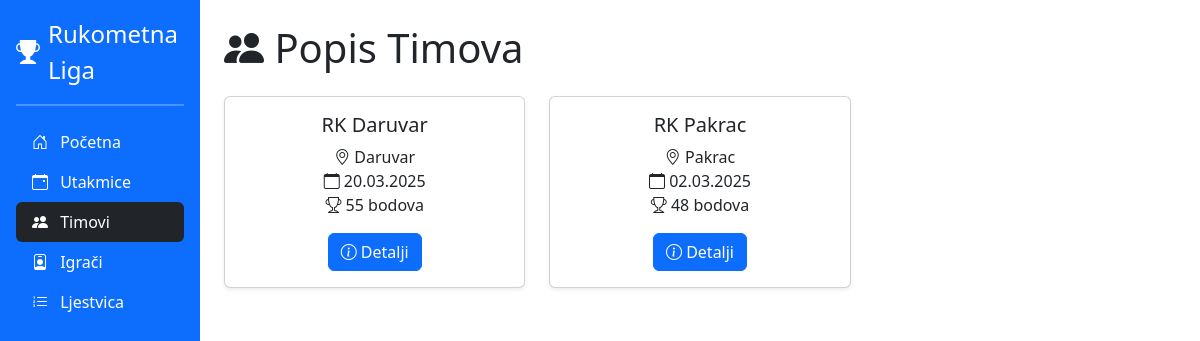
The page /timovi.php on the database as committed earlier.
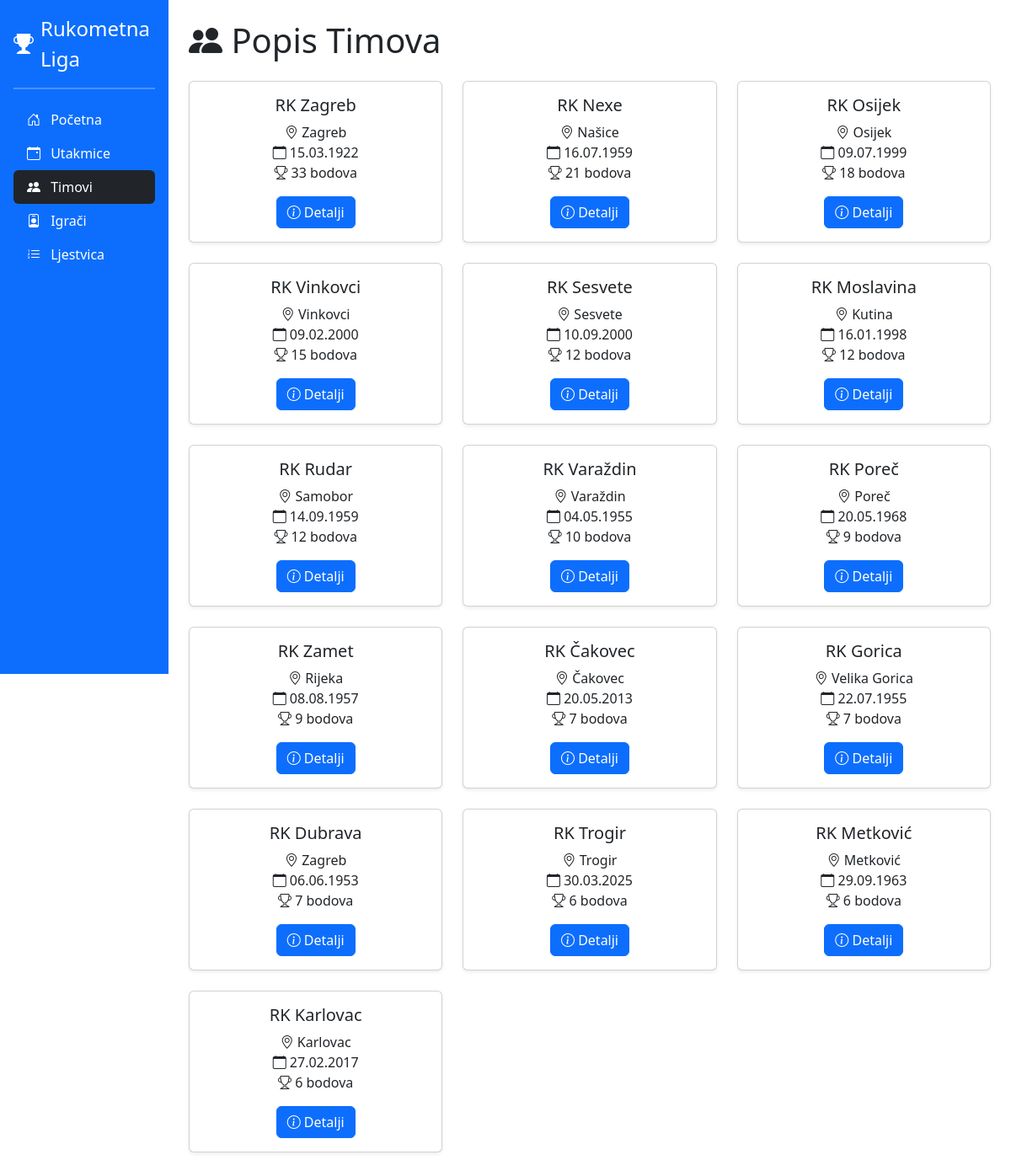
The same page on the database as committed later.
### tables this page shows
CREATE TABLE `klub` (
  `ID_kluba` int(11) NOT NULL,
  `naziv` varchar(25) NOT NULL,
  `mjesto` varchar(25) NOT NULL,
  `datum_osnivanja` datetime NOT NULL,
  `ukupni_bodovi` int(11) NOT NULL
);

### timovi.php (the view, shortened to what this page needs)
<?php
include("db_connection.php");
$sql = "SELECT ID_kluba, naziv, datum_osnivanja, mjesto, ukupni_bodovi FROM klub ORDER BY ukupni_bodovi DESC";
$result = mysqli_query($conn, $sql);
if (mysqli_num_rows($result) > 0) {
    $klubovi = mysqli_fetch_all($result, MYSQLI_ASSOC);
} else {
    $klubovi = [];
}
?>
<!DOCTYPE html>
<html lang="hr">
<head>
    <link href="https://cdn.jsdelivr.net/npm/bootstrap@5.3.0/dist/css/bootstrap.min.css" rel="stylesheet">
    <link rel="stylesheet" href="https://cdn.jsdelivr.net/npm/bootstrap-icons@1.8.0/font/bootstrap-icons.css">
</head>
<body>
    <div class="container-fluid">
        <div class="row">
            <div class="col-md-3 col-lg-2 d-flex flex-column flex-shrink-0 p-3 bg-primary text-white" style="height: 100vh;">
                <a href="index.php" class="d-flex align-items-center mb-3 mb-md-0 me-md-auto text-white text-decoration-none">
                    <i class="bi bi-trophy-fill fs-4 me-2"></i>
                    <span class="fs-4">Rukometna Liga</span>
                </a>
                <hr class="border border-white">
                <ul class="nav nav-pills flex-column mb-auto">
                    <li class="nav-item">
                        <a href="index.php" class="nav-link text-white">
                            <i class="bi bi-house-door me-2"></i>
                            Početna
                        </a>
                    </li>
                    <li class="nav-item">
                        <a href="utakmice.php" class="nav-link text-white">
                            <i class="bi bi-calendar-event me-2"></i>
                            Utakmice
                        </a>
                    </li>
                    <li class="nav-item">
                        <a href="timovi.php" class="nav-link text-white bg-dark active">
                            <i class="bi bi-people-fill me-2"></i>
                            Timovi
                        </a>
                    </li>
                    <li class="nav-item">
                        <a href="igraci.php" class="nav-link text-white">
                            <i class="bi bi-person-badge me-2"></i>
                            Igrači
                        </a>
                    </li>
                    <li class="nav-item">
                        <a href="ljestvica.php" class="nav-link text-white">
                            <i class="bi bi-list-ol me-2"></i>
                            Ljestvica
                        </a>
                    </li>
                </ul>
            </div>
            <div class="col-md-9 col-lg-10 ms-sm-auto px-md-4 py-4">
                <h1 class="mb-4"><i class="bi bi-people-fill"></i> Popis Timova</h1>
                <?php if (empty($klubovi)): ?>
                    <div class="alert alert-info">Nema podataka o klubovima u bazi.</div>
                <?php else: ?>
                    <div class="row">
                        <?php foreach ($klubovi as $klub): ?>
                            <div class="col-md-4 mb-4">
                                <div class="card h-100 shadow-sm">
                                    <div class="card-body text-center">
                                        <h5 class="card-title"><?= htmlspecialchars($klub['naziv']) ?></h5>
                                        <p class="card-text">
                                            <i class="bi bi-geo-alt"></i> <?= htmlspecialchars($klub['mjesto']) ?><br>
                                            <i class="bi bi-calendar"></i> <?= date('d.m.Y', strtotime($klub['datum_osnivanja'])) ?><br>
                                            <i class="bi bi-trophy"></i> <?= htmlspecialchars($klub['ukupni_bodovi']) ?> bodova
                                        </p>
                                        <button class="btn btn-primary" data-bs-toggle="modal" data-bs-target="#timModal<?= $klub['ID_kluba'] ?>">
                                            <i class="bi bi-info-circle"></i> Detalji
                                        </button>
                                    </div>
                                </div>
                            </div>
                        <?php endforeach; ?>
                    </div>
                <?php endif; ?>
            </div>
        </div>
    </div>
</body>
</html>

Rows that differ between the two databases and show on the page:
removed klub: naziv "RK Pakrac", mjesto "Pakrac", datum_osnivanja "02.03.2025", ukupni_bodovi "48"
changed klub: naziv "RK Daruvar" → "RK Zagreb"; mjesto "Daruvar" → "Zagreb"; datum_osnivanja "20.03.2025" → "15.03.1922"; ukupni_bodovi "55" → "33"
added klub: naziv "RK Nexe", mjesto "Našice", datum_osnivanja "16.07.1959", ukupni_bodovi "21"
added klub: naziv "RK Osijek", mjesto "Osijek", datum_osnivanja "09.07.1999", ukupni_bodovi "18"
added klub: naziv "RK Vinkovci", mjesto "Vinkovci", datum_osnivanja "09.02.2000", ukupni_bodovi "15"
added klub: naziv "RK Sesvete", mjesto "Sesvete", datum_osnivanja "10.09.2000", ukupni_bodovi "12"
added klub: naziv "RK Moslavina", mjesto "Kutina", datum_osnivanja "16.01.1998", ukupni_bodovi "12"
added klub: naziv "RK Rudar", mjesto "Samobor", datum_osnivanja "14.09.1959", ukupni_bodovi "12"
added klub: naziv "RK Varaždin", mjesto "Varaždin", datum_osnivanja "04.05.1955", ukupni_bodovi "10"
added klub: naziv "RK Poreč", mjesto "Poreč", datum_osnivanja "20.05.1968", ukupni_bodovi "9"
added klub: naziv "RK Zamet", mjesto "Rijeka", datum_osnivanja "08.08.1957", ukupni_bodovi "9"
added klub: naziv "RK Čakovec", mjesto "Čakovec", datum_osnivanja "20.05.2013", ukupni_bodovi "7"
added klub: naziv "RK Gorica", mjesto "Velika Gorica", datum_osnivanja "22.07.1955", ukupni_bodovi "7"
added klub: naziv "RK Dubrava", mjesto "Zagreb", datum_osnivanja "06.06.1953", ukupni_bodovi "7"
added klub: naziv "RK Trogir", mjesto "Trogir", datum_osnivanja "30.03.2025", ukupni_bodovi "6"
added klub: naziv "RK Metković", mjesto "Metković", datum_osnivanja "29.09.1963", ukupni_bodovi "6"
added klub: naziv "RK Karlovac", mjesto "Karlovac", datum_osnivanja "27.02.2017", ukupni_bodovi "6"
